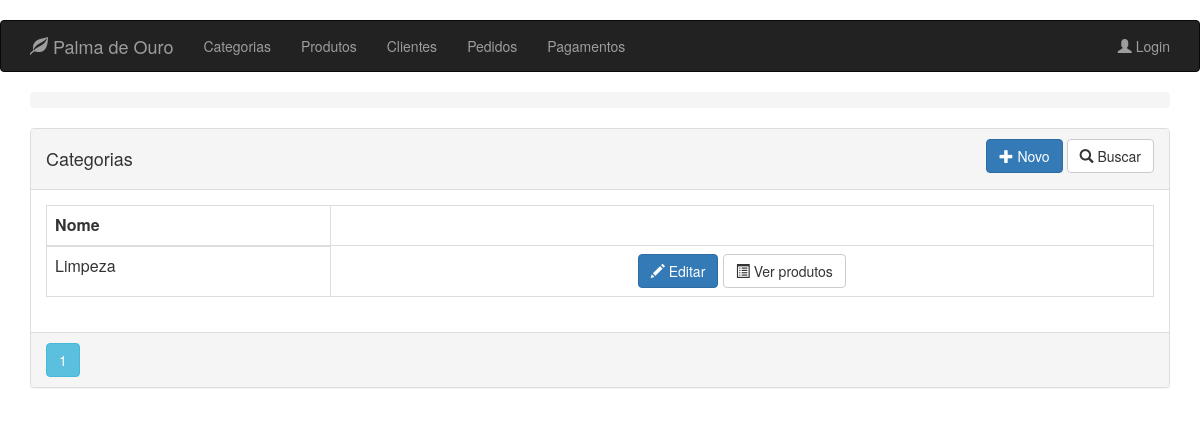
Page /category on the earlier database version.
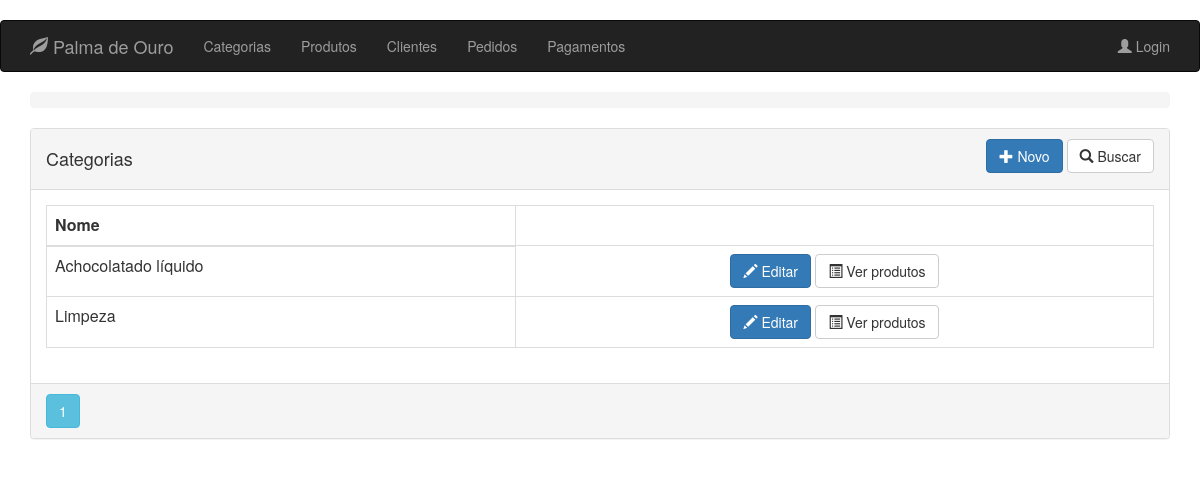
Same page on the later database version.
### app/models.py (models this page shows, shortened)
class Category(db.Model):
    __tablename__ = 'categories'
    id = db.Column(db.Integer, primary_key=True)
    title = db.Column(db.String(32), index=True, nullable=False)

### app/routes/category/routes.py (the view)
@blueprint_category.route("/category", methods=['GET'])
@register_breadcrumb(blueprint_category, '.', 'Categorias')
def get_categories():
    page = request.args.get('page', 1, type=int)
    categories = Category.query.order_by(Category.title).paginate(page=page, per_page=10)
    return render_template('category/list.html', categories=categories)

### app/templates/category/list.html (shortened to what this page needs)
{% extends "base.html" %}
{% block page_content %}
<div class="panel panel-default" >
    <div class="panel-heading">
        <div class="row">
            <div class="col col-xs-6">
                <h4>Categorias</h4>
            </div>
            <div class="col col-xs-6 text-right">
                <a href="{{ url_for('blueprint_category.new_category') }}"
                   class="btn btn-primary">
                    <span class="glyphicon glyphicon-plus"></span>
                    Novo
                </a>
                <a href="{{ url_for('blueprint_category.search_category') }}"
                   class="btn btn-default">
                    <span class="glyphicon glyphicon-search"></span>
                    Buscar
                </a>
            </div>
            <div class="btn-group col-md-4 text-right">
            </div>
        </div>
    </div>
    <div class="panel-body">
        <table class="table table-bordered">
            <thead>
                <tr>
                    <th>Nome</th>
                </tr>
            </thead>
            <tbody>
                {% for category in categories.items %}
                <tr>
                    <td>{{ category.title }}</td>
                    <td align="center">
                        <a href="{{ url_for('blueprint_category.update_category',id=category.id) }}"
                           class="btn btn-primary">
                            <span class="glyphicon glyphicon-pencil" aria-hidden="true"></span> Editar
                        </a>
                        <a href="{{ url_for('blueprint_category.products_of',id=category.id) }}"
                           class="btn btn-default">
                            <span class="glyphicon glyphicon-list-alt" aria-hidden="true"></span> Ver produtos
                        </a>
                    </td>
                </tr>
                {% endfor %}
            </tbody>
        </table>
    </div>
    <div class="panel-footer p-0">
        {% for page_number in categories.iter_pages(left_edge=1,right_edge=1,left_current=1,right_current=2) %}
        {% if page_number %}
        {% if categories.page == page_number %}
        <a class="btn btn-info mb-4"
           href="{{ url_for('blueprint_category.get_categories',page=page_number) }}">{{ page_number }}</a>
        {% else %}
        <a class="btn btn-outline-info mb-4"
           href="{{ url_for('blueprint_category.get_categories',page=page_number) }}">{{ page_number }}</a>
        {% endif %}
        {% else %}
        ...
        {% endif %}
        {% endfor %}
    </div>
</div>
{% endblock %}

Differences in the rows shown:
added Category: title "Achocolatado líquido"
